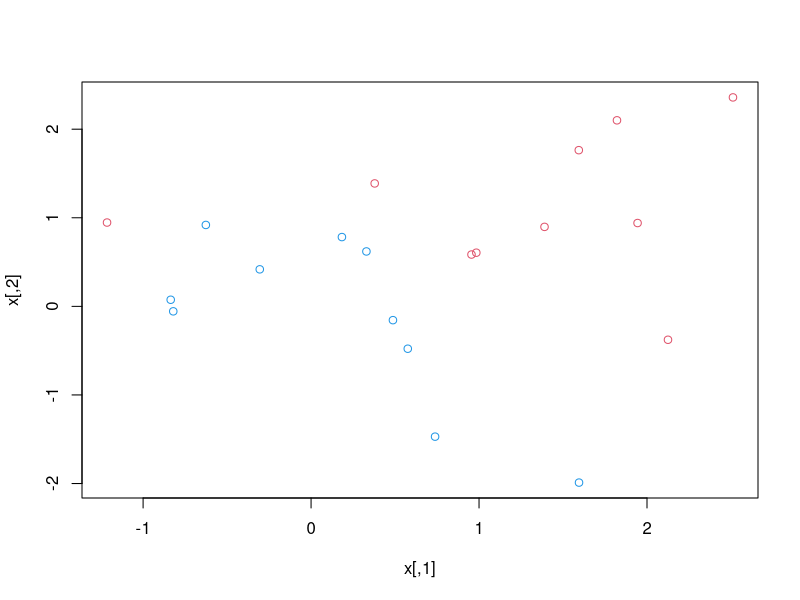
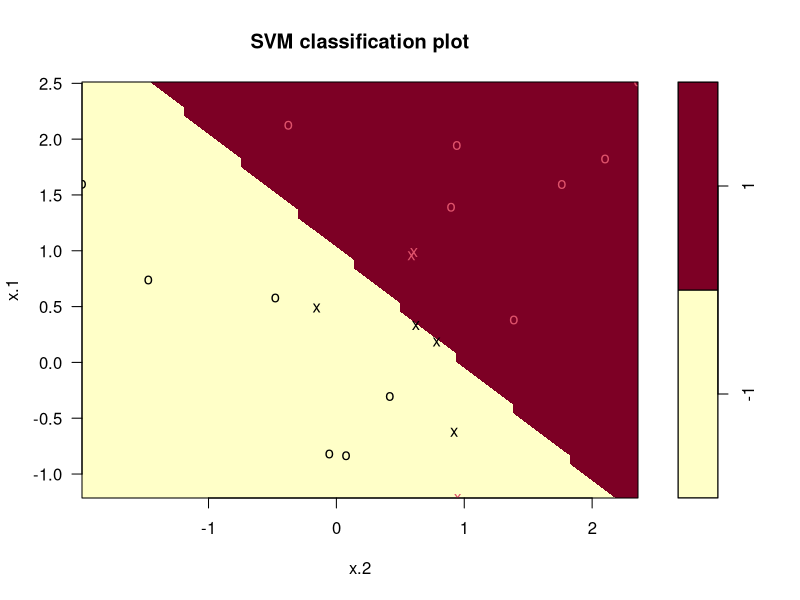
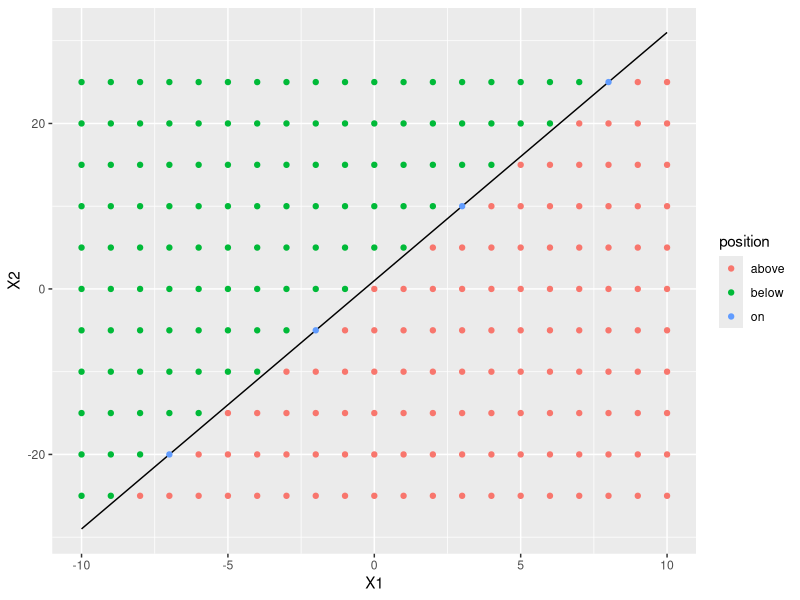
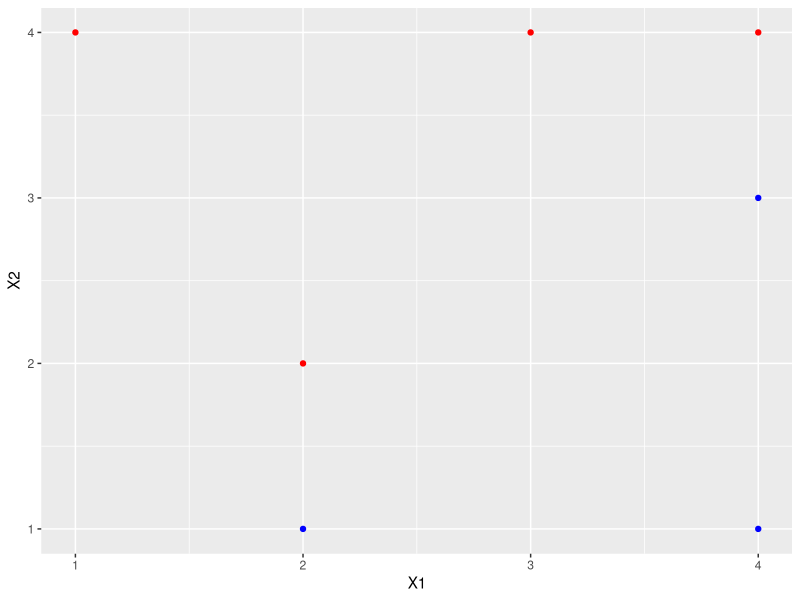
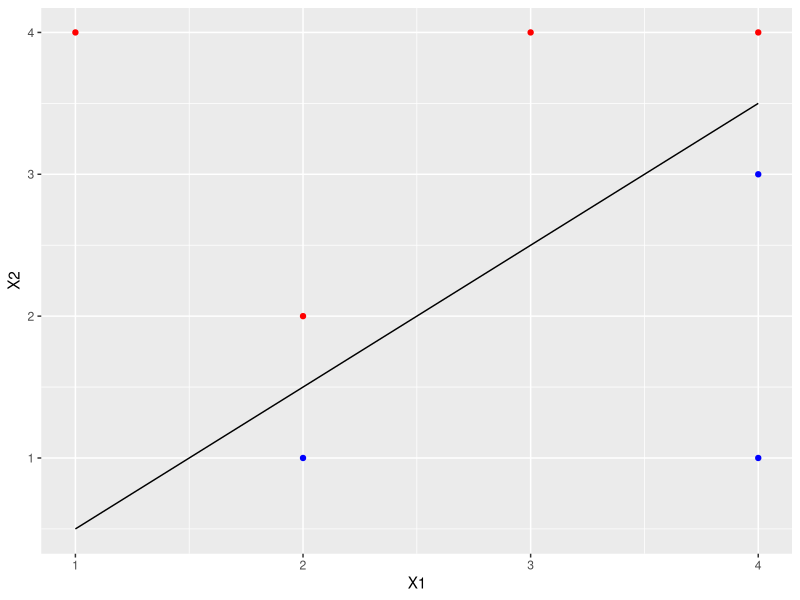
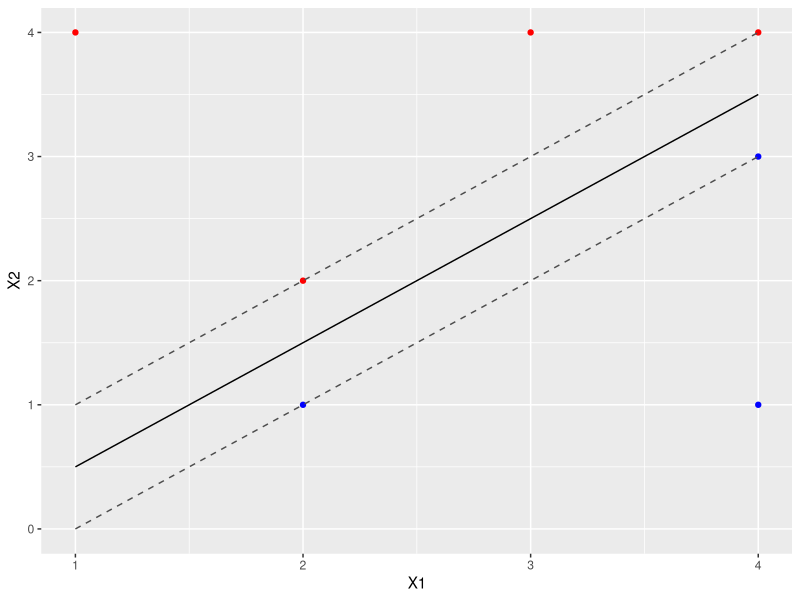
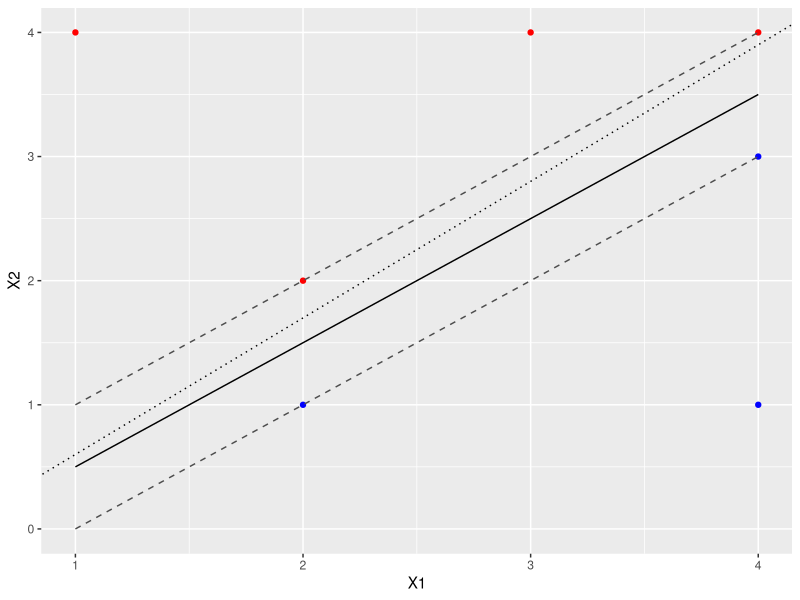
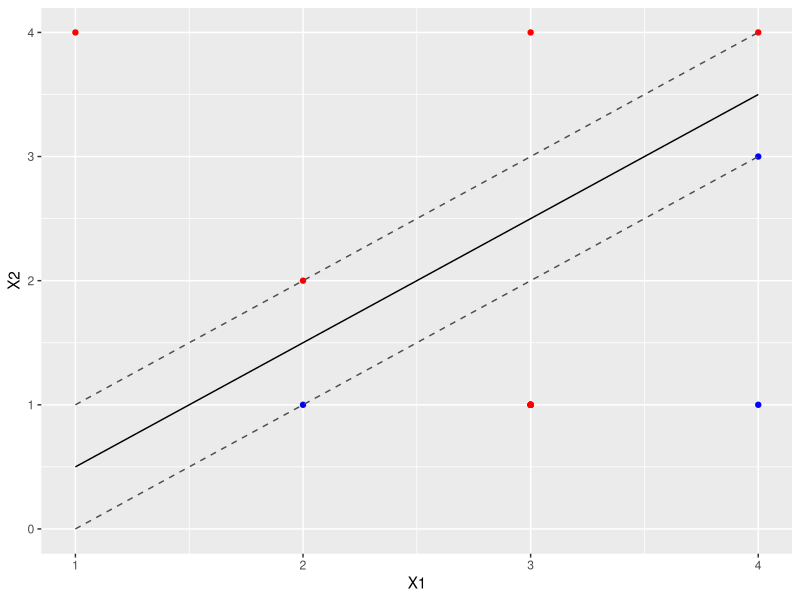

These figures' R source, in order:
## ---- chunk 1
knitr::opts_chunk$set(echo = TRUE)
library(tidyverse)
library(e1071)
## ---- chunk 2
set.seed(1)
x=matrix(rnorm(20*2), ncol=2)
y=c(rep(-1,10), rep(1,10))
x[y==1,]=x[y==1,] + 1
plot(x, col=(3-y))
## ---- chunk 3
dat=data.frame(x=x, y=as.factor(y))
svmfit=svm(y ~ ., data=dat, kernel="linear", cost=10, scale=FALSE)
plot(svmfit , dat)
summary(svmfit)
## ---- chunk 4
hyperplane <- tibble(
  X1=seq(-10,10,.1),
  X2=3*X1 + 1)

grid <- expand.grid(X1=-10:10,X2=seq(-25,25,5)) %>% as_tibble() %>%
  mutate(position=ifelse(1+3*X1-X2>0,"above",ifelse(1+3*X1-X2<0,"below","on")))
                                                          
## ---- chunk 5
pl <- hyperplane %>% ggplot(aes(x=X1,y=X2)) +
  geom_line() +
  geom_point(aes(color=position),data=grid)

pl
## ---- chunk 6

## ---- chunk 7
dataq3 <- tribble(
  ~X1, ~X2, ~Y,
  3, 4, "red",
  2, 2, "red",
  4, 4, "red",
  1, 4, "red",
  2, 1, "blue",
  4, 3, "blue",
  4, 1, "blue"
)
## ---- chunk 8
pl <- dataq3 %>%
  ggplot(aes(x=X1,y=X2,color=Y)) +
  scale_color_identity() +
  geom_point()
pl
## ---- chunk 9
hyperplane <- tibble(X1=1:4,X2=X1-0.5)
pl <- pl + geom_line(data=hyperplane,color="black")
pl
## ---- chunk 10
upper_margin <- hyperplane %>% mutate(X2=X2 + .5)
lower_margin <- hyperplane %>% mutate(X2=X2 - .5)
pl <- pl +
  geom_line(data=upper_margin, color="gray30", lty=2) +
  geom_line(data=lower_margin, color="gray30", lty=2)
pl
## ---- chunk 11
pl + geom_abline(intercept=-.5, slope=1.1, lty=3)
## ---- chunk 12
pl + geom_point(x=3,y=1,color="red")
## ---- chunk 13
set.seed(23)
x <- matrix(rnorm(20*2),ncol=2)
y <- c(rep(-1,10), rep(1,10))
x[y==1,]=x[y==1,] + 2.2
plot(x, col=(3-y))
## ---- chunk 14
dat <- data.frame(x,y=factor(y))
tune.out <- tune(svm,y~., data=dat,kernel="linear",ranges=list(cost=c(0.001,0.01,0.1,1,5,10,100)))

summary(tune.out)
## ---- chunk 15
svm1 <- svm(y~., data=dat,kernel="linear",cost=0.01)
summary(svm1)
